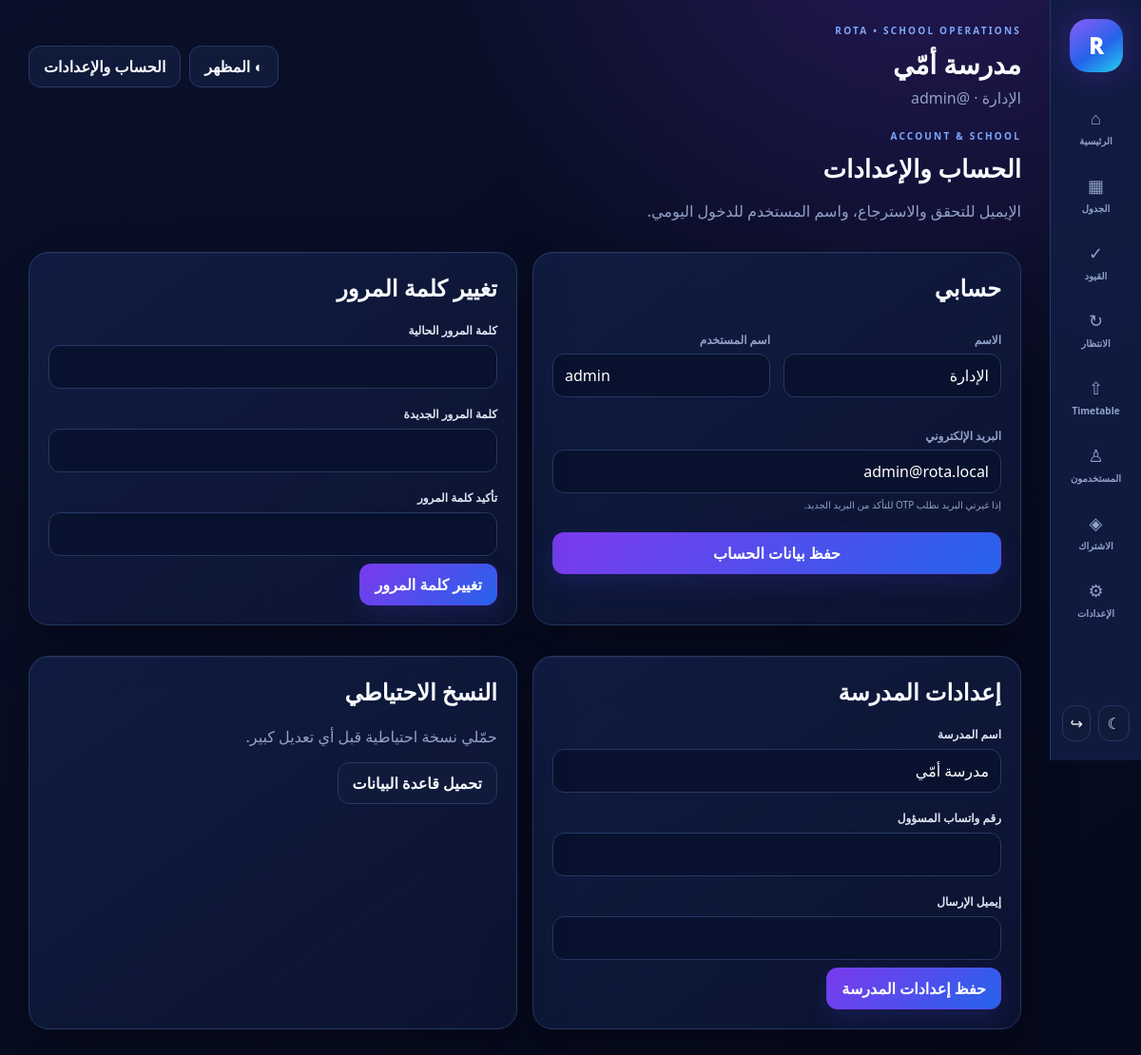
The app's page /settings (signed in) with its own data.
### tables this page shows
CREATE TABLE schools(id INTEGER PRIMARY KEY AUTOINCREMENT,name TEXT NOT NULL,owner_name TEXT DEFAULT '',sender_phone TEXT DEFAULT '',sender_email TEXT DEFAULT '',plan TEXT NOT NULL DEFAULT 'pro',subscription_status TEXT NOT NULL DEFAULT 'trial',trial_ends_at INTEGER,subscription_ends_at INTEGER,auto_renew INTEGER NOT NULL DEFAULT 0,created_at INTEGER NOT NULL);

CREATE TABLE users(id INTEGER PRIMARY KEY AUTOINCREMENT,school_id INTEGER NOT NULL,name TEXT NOT NULL,email TEXT NOT NULL UNIQUE,password_hash TEXT NOT NULL,role TEXT NOT NULL DEFAULT 'owner',verified INTEGER NOT NULL DEFAULT 0,created_at INTEGER NOT NULL, username TEXT,FOREIGN KEY(school_id) REFERENCES schools(id) ON DELETE CASCADE);

### app.py (the view)
@app.get('/settings',response_class=HTMLResponse)
def settings_page(request:Request,message:str=''):
    u=require(request,['owner','admin'])
    if not u:return RedirectResponse('/login',303)
    return templates.TemplateResponse(request=request,name='settings.html',context={'u':u,'school':school(request),'message':message})

### templates/settings.html
{% extends "base.html" %}{% block body %}<div class="section-head"><div><div class="eyebrow">ACCOUNT & SCHOOL</div><h2>الحساب والإعدادات</h2><p class="muted">الإيميل للتحقق والاسترجاع، واسم المستخدم للدخول اليومي.</p></div></div>{% if message %}<div class="message">{{message}}</div>{% endif %}<div class="settings-grid"><section class="card"><h2>حسابي</h2><form method="post" action="/account/profile" class="form-grid"><div><label>الاسم</label><input name="name" value="{{u.name}}" required></div><div><label>اسم المستخدم</label><input name="username" dir="ltr" value="{{u.username}}" required></div><div class="full"><label>البريد الإلكتروني</label><input name="email" type="email" value="{{u.email}}" required><p class="field-help">إذا غيرتي البريد نطلب OTP للتأكد من البريد الجديد.</p></div><button class="btn full">حفظ بيانات الحساب</button></form></section><section class="card"><h2>تغيير كلمة المرور</h2><form method="post" action="/account/password"><label>كلمة المرور الحالية</label><input type="password" name="current_password" required><label>كلمة المرور الجديدة</label><input type="password" name="new_password" minlength="8" required><label>تأكيد كلمة المرور</label><input type="password" name="confirm_password" minlength="8" required><button class="btn">تغيير كلمة المرور</button></form></section><section class="card"><h2>إعدادات المدرسة</h2><form method="post"><label>اسم المدرسة</label><input name="school_name" value="{{school.name}}"><label>رقم واتساب المسؤول</label><input name="sender_phone" value="{{school.sender_phone}}"><label>إيميل الإرسال</label><input name="sender_email" value="{{school.sender_email}}"><button class="btn">حفظ إعدادات المدرسة</button></form></section><section class="card"><h2>النسخ الاحتياطي</h2><p class="muted">حمّلي نسخة احتياطية قبل أي تعديل كبير.</p><a class="btn secondary" href="/backup">تحميل قاعدة البيانات</a></section></div>{% endblock %}

### templates/base.html (shortened to what this page needs)
<!doctype html>
<html lang="ar" dir="rtl" data-theme="dark">
<head>
  <link rel="stylesheet" href="/static/style.css">
</head>
<body>
{% if u %}
<div class="layout">
  <aside class="sidebar">
    <a class="brand" href="/" aria-label="ROTA">R</a>
    <nav class="nav">
      <a href="/">⌂<span>الرئيسية</span></a>
      <a href="/schedule">▦<span>الجدول</span></a>
      <a href="/constraints">✓<span>القيود</span></a>
      <a href="/absence">↻<span>الانتظار</span></a>
      <a href="/import-timetable">⇧<span>Timetable</span></a>
      <a href="/users">♙<span>المستخدمون</span></a>
      <a href="/subscription">◈<span>الاشتراك</span></a>
      <a href="/settings">⚙<span>الإعدادات</span></a>
    </nav>
    <div class="side-bottom">
      <button class="theme-toggle" type="button" onclick="toggleTheme()" title="تبديل المظهر"><span class="theme-icon">☾</span></button>
      <a class="logout-mini" href="/logout" title="خروج">↪</a>
    </div>
  </aside>
  <main class="content">
    <header class="topbar no-print">
      <div>
        <div class="eyebrow">ROTA • SCHOOL OPERATIONS</div>
        <h1>{{ school.name if school else 'ROTA' }}</h1>
        <p>{{ u.name }} · @{{ u.username }}</p>
      </div>
      <div class="actions">
        <button class="btn secondary theme-wide" type="button" onclick="toggleTheme()">◐ المظهر</button>
        <a class="btn secondary" href="/settings">الحساب والإعدادات</a>
      </div>
    </header>
{% else %}
<main>
{% endif %}
{% block body %}{% endblock %}
{% if u %}
  </main>
</div>
{% else %}
</main>
{% endif %}
</body>
</html>

### static/style.css (style rules this page uses)
:root { --bg:#05091b;--bg2:#0a1029;--panel:rgba(13,22,53,.88);--panel2:#111d43;--text:#f8fbff;--muted:#91a1c8;--line:#263863;--violet:#7c3aed;--blue:#2563eb;--cyan:#06b6d4;--green:#10b981;--red:#ef4444;--amber:#f59e0b;--field:#08122e;--fieldText:#fff;--shadow:0 22px 55px rgba(0,0,0,.30);--heroGlow:rgba(124,58,237,.25);--soft:#101b3b;--tableHead:#0b1533 }
* { box-sizing:border-box }
html { scroll-behavior:smooth }
body { margin:0;font-family:"Segoe UI",Tahoma,Arial,sans-serif;background:radial-gradient(circle at 82% -10%,var(--heroGlow) 0,transparent 34%),linear-gradient(145deg,var(--bg2),var(--bg));color:var(--text);min-height:100vh;transition:background .25s,color .25s }
a { text-decoration:none;color:inherit }
button,input,select { font:inherit }
.muted { color:var(--muted) }
.layout { display:grid;grid-template-columns:96px minmax(0,1fr);min-height:100vh }
.sidebar { position:sticky;top:0;height:100vh;background:color-mix(in srgb,var(--panel2) 92%,transparent);border-left:1px solid var(--line);padding:20px 12px;z-index:20;backdrop-filter:blur(20px);display:flex;flex-direction:column }
.brand { width:56px;height:56px;margin:0 auto;border-radius:19px;background:linear-gradient(145deg,#8b5cf6,#2563eb 56%,#22d3ee);box-shadow:0 0 35px #7c3aed55;display:grid;place-items:center;font-size:23px;font-weight:950;color:#fff }
.nav { display:flex;flex-direction:column;gap:8px;margin-top:26px }
.nav a { display:flex;flex-direction:column;align-items:center;gap:5px;padding:10px 3px;border-radius:15px;color:var(--muted);font-size:18px;transition:.18s }
.nav a span { font-size:10px;font-weight:700 }
.side-bottom { margin-top:auto;display:flex;justify-content:center;gap:8px }
.theme-toggle,.logout-mini { width:38px;height:38px;border-radius:12px;border:1px solid var(--line);background:var(--soft);color:var(--text);display:grid;place-items:center;cursor:pointer }
.theme-wide { display:inline-flex!important }
.content { padding:25px 30px;min-width:0;max-width:1720px;width:100%;margin:0 auto }
.topbar { display:flex;align-items:center;justify-content:space-between;gap:18px;margin-bottom:22px }
.topbar h1 { font-size:28px;margin:0;font-weight:900 }
.topbar p { color:var(--muted);margin:6px 0 0 }
.eyebrow { font-size:10px;letter-spacing:2.2px;color:#7da9ff;font-weight:900;margin-bottom:9px }
.actions,.tabs { display:flex;gap:9px;flex-wrap:wrap }
.btn { border:1px solid #7c3aed55;color:#fff;background:linear-gradient(135deg,#7c3aed,#2563eb);padding:10px 15px;border-radius:12px;font-weight:800;cursor:pointer;box-shadow:0 9px 24px #4f46e52b;transition:.18s;display:inline-block }
.btn.secondary,.btn.alt { background:var(--soft);color:var(--text);border-color:var(--line);box-shadow:none }
.hero,.card { background:linear-gradient(145deg,color-mix(in srgb,var(--panel2) 94%,transparent),color-mix(in srgb,var(--panel) 90%,transparent));border:1px solid var(--line);border-radius:21px;padding:20px;box-shadow:var(--shadow),inset 0 1px 0 rgba(255,255,255,.04);backdrop-filter:blur(18px);margin-bottom:16px }
.card h2,.card h3 { margin-top:0 }
.section-head { display:flex;justify-content:space-between;align-items:end;margin:0 0 16px }
.section-head h2 { font-size:26px;margin:0 }
.settings-grid { display:grid;grid-template-columns:repeat(2,minmax(0,1fr));gap:16px }
label { display:block;font-size:12px;font-weight:800;color:color-mix(in srgb,var(--text) 75%,var(--muted));margin:10px 0 7px }
input,select,.input { width:100%;background:var(--field);color:var(--fieldText);border:1px solid var(--line);border-radius:12px;padding:11px 12px;outline:none;margin:0 0 8px }
.form-grid { display:grid;grid-template-columns:repeat(2,1fr);gap:12px }
.full { grid-column:1/-1 }
.field-help { display:block;color:var(--muted);font-size:10px;margin:-3px 0 8px }
.form-grid { display:grid;grid-template-columns:1fr 1fr;gap:14px }
.form-grid .full { grid-column:1/-1 }
.form-grid label { display:block;margin-bottom:6px;color:var(--muted);font-size:12px }

### records on screen
schools: name "مدرسة أمّي", school_name "مدرسة أمّي"
users: name "الإدارة", username "admin", email "admin@rota.local"
